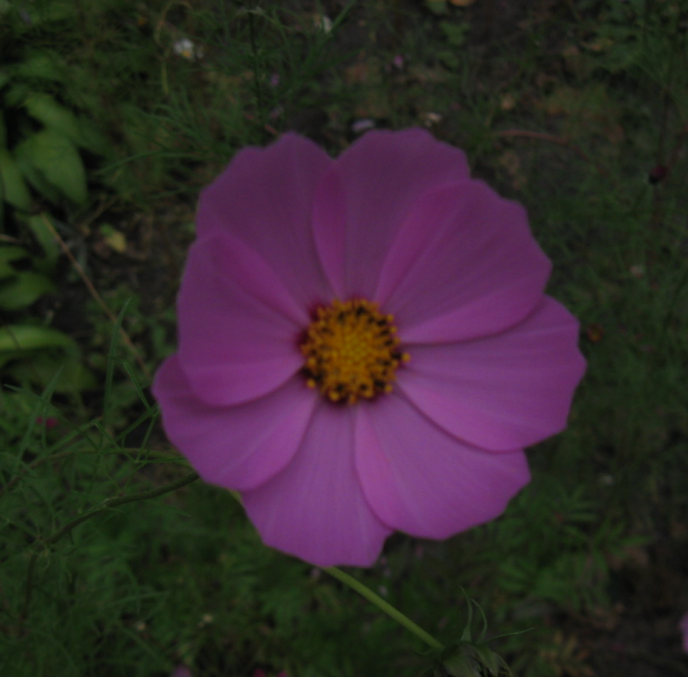
#> input picture hw_2/assets/flower.png, 688 x 677 px, found by its file name
$ jupyter execute --allow-errors hw_2.ipynb
#> lines starting #> are read from the running program, lines starting #| are printed output that depends on the picture
[cell 1]
import cv2
import numpy as np
from matplotlib import pyplot as plt
plt.rcParams['figure.figsize'] = [15, 5]

[cell 2]
img = cv2.imread('pine.jpg')
#> (the rest of this cell did not finish here and is left out)

[cell 3]
# Define white patch and the coefficients
row, col = 500, 1600
#> (the rest of this cell did not finish here and is left out)

[cell 4]
# Load your image
img = cv2.imread('pine.jpg')
#> (the rest of this cell did not finish here and is left out)

#> (a cell that did not finish here is left out)

[cell 6]
# Load your image
img = cv2.imread('flower.png')
#> img is the input picture: shape (677, 688, 3); mean B, G, R 43.9, 41.1, 51.9
img = cv2.cvtColor(img, cv2.COLOR_BGR2RGB)
red, green, blue = cv2.split(img)
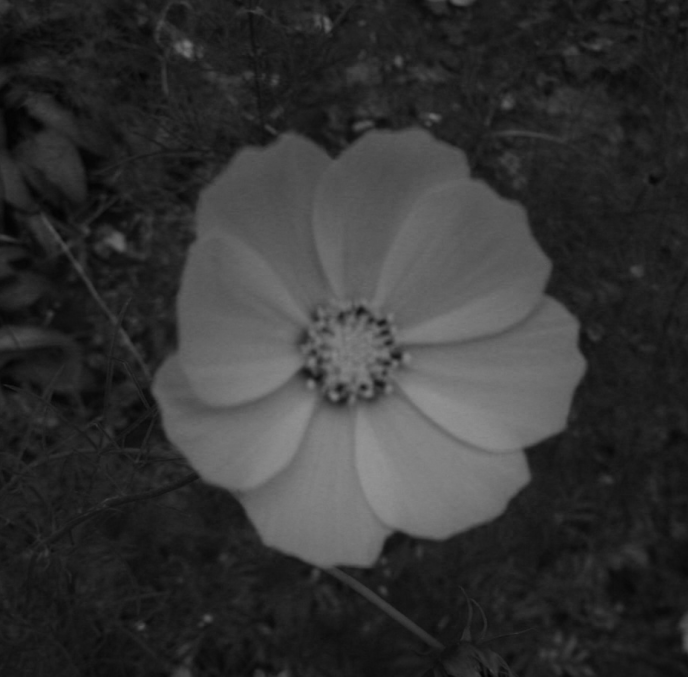
#> red: shape (677, 688); min 2, max 148, mean 51.9
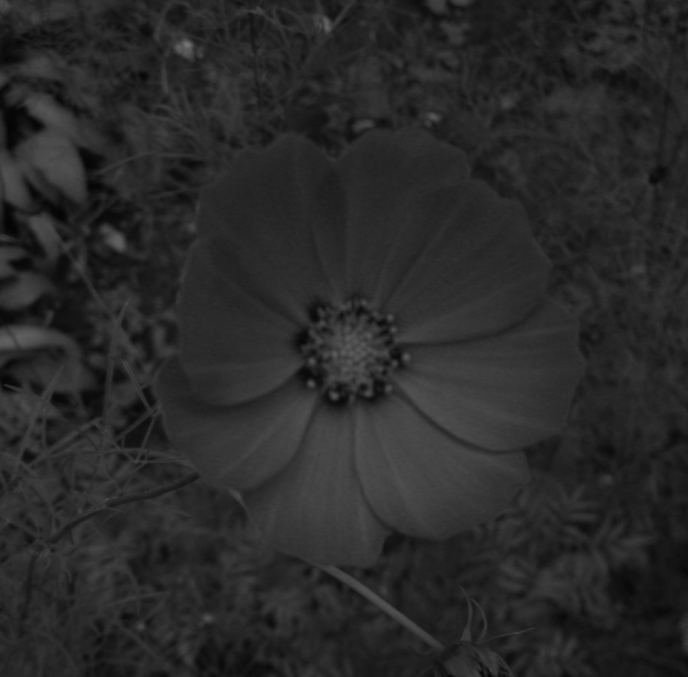
#> green: shape (677, 688); min 3, max 117, mean 41.1
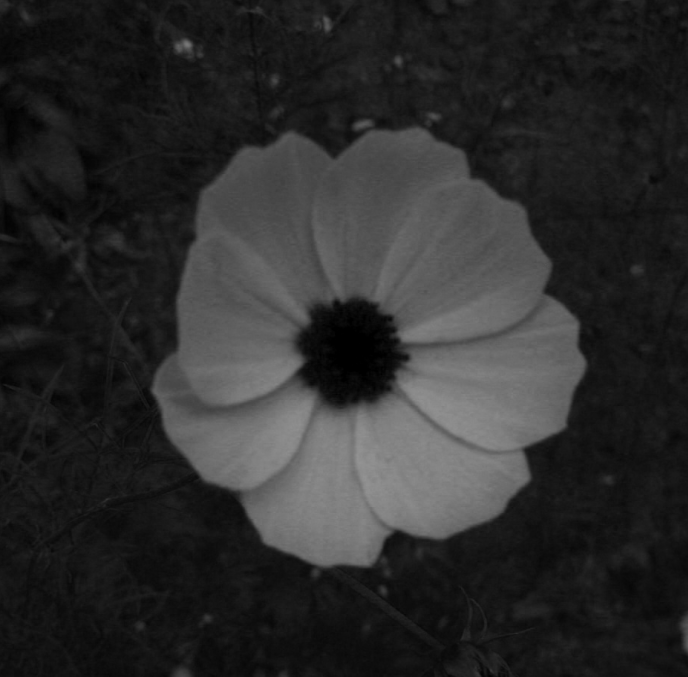
#> blue: shape (677, 688); min 0, max 147, mean 43.9

print(red)
#> (printed output is left out)
# Compute the maximum values for all three colour channels (red, green, blue)
max_r = np.max(red)
#> max_r = 148
max_g = np.max(green)
#> max_g = 117
max_b = np.max(blue)
#> max_b = 147

coeffs = [max_r, max_g, max_b]
#> coeffs = [148, 117, 147]
print(coeffs)
#| [148, 117, 147]

balanced = np.zeros_like(img, dtype=np.float32)

for channel in range(3):
    balanced[..., channel] = coeffs[channel]
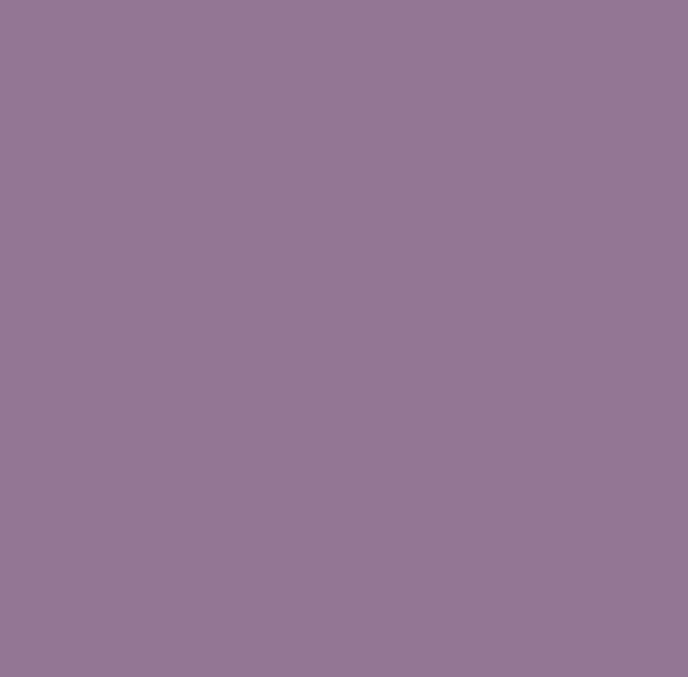
#> balanced: shape (677, 688, 3) float32; mean of channels 0, 1, 2 147.9, 116.3, 147.7; drawn as B, G, R
# Apply scale-by-max balancing and generate the balanced image
#balanced =

balanced = balanced/255
balanced[balanced > 1] = 1

plt.subplot(121), plt.imshow(img)
plt.subplot(122), plt.imshow(balanced)
